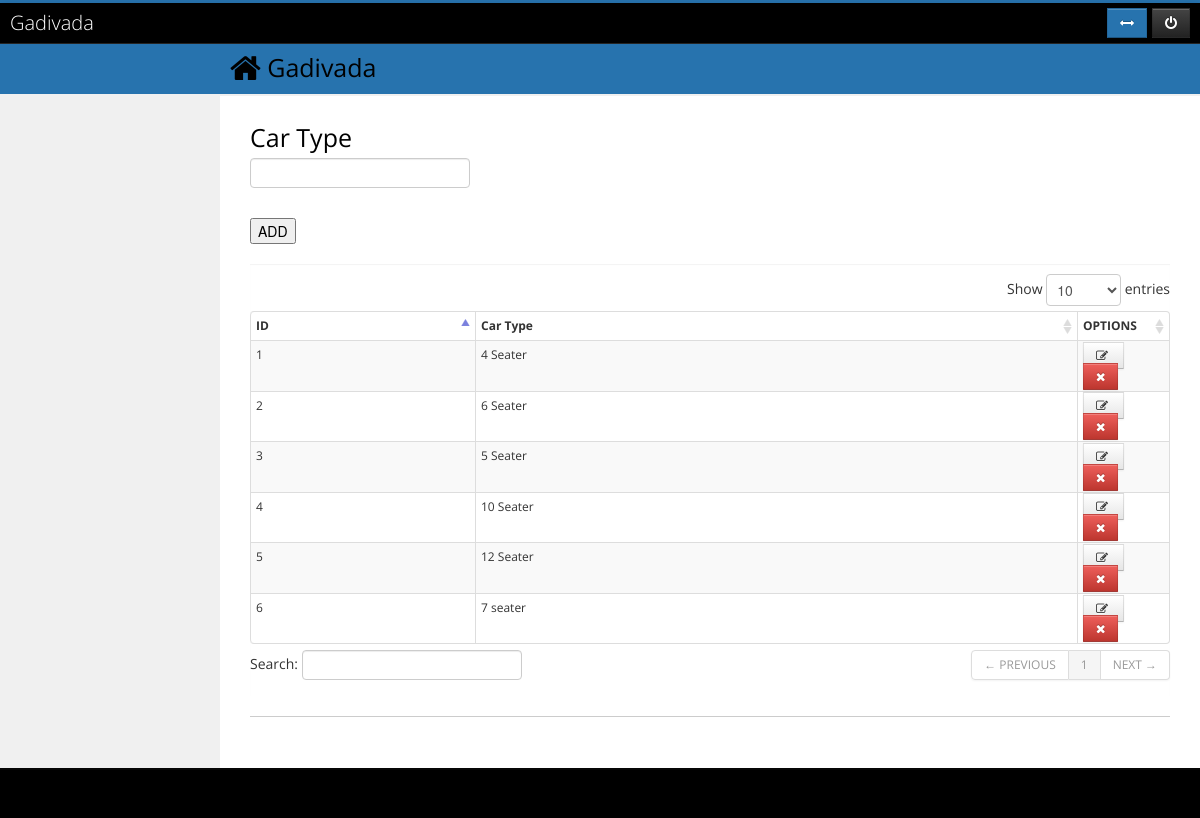
The page /index.php/admin_c/car_type on the database its author committed.
### tables this page shows
CREATE TABLE IF NOT EXISTS `car_type` (
  `ID` int(11) NOT NULL AUTO_INCREMENT,
  `TYPE_NAME` varchar(100) DEFAULT NULL,
  PRIMARY KEY (`ID`)
);

### application/controllers/admin_c.php (called while the page is built, shortened)
<?php if ( ! defined('BASEPATH')) exit('No direct script access allowed');
class Admin_c extends CI_Controller {
	function __construct()
	{
		$this->load->model('admin_m');
		$this->load->model('city_m');
		$this->load->model('car_type_m');
		$this->load->model('area_m');
		$this->load->model('car_model_m');
		$this->load->model('features_m');
		$this->load->model('packages_m');
		$this->load->model('discounts_m');
		$this->load->model('pricing_m');
		$this->load->model('cancellation_m');
	}
	function car_type()
	{
		$data['type']='active';
		$data['car_type'] = $this->car_type_m->get_all_car_type();
		$this->load->view('admin/car_type',$data);
	}
}
?>

### index.php (called while the page is built, shortened)
<?php
require_once BASEPATH.'core/CodeIgniter.php';

### application/models/car_type_m.php (called while the page is built, shortened)
<?php
Class Car_type_m extends CI_Model{
	function get_all_car_type($type='')
	{
		$this->db->distinct();
		$this->db->select('*');
		$query=$this->db->get('car_type')->result();
		return $query;
	}
}

### application/views/admin/car_type.php (the view, shortened to what this page needs)
			<h2>Car Type</h2>
			<form name='cartypeform' id='cartypeform' method='post'
				  action='<?php echo base_url()?>admin/car_type'>
					<input type='text' name='cartype' id='cartype'><br>
					<input type="hidden" name='cartypeid' id='cartypeid'><br>
					<input type='submit' name='submitcartype' id='submitcartype' value='ADD'>
			</form>
<div id="collapse4" class="body">
	<table id="dataTable" class="table table-bordered table-condensed table-hover table-striped">
		<thead>
			<tr>
				<th>ID</th>
				<th>Car Type</th>
				<th width="10%">OPTIONS</th>
			</tr>
		</thead>
		<tbody>
			<?php $numbers = 1;
			foreach($car_type as $c)
			{
				echo '<tr>
				<td>'.$numbers.'</td>
				<td>'.$c->TYPE_NAME.'</td>
				<td>
				<a href="javascript: editcartype('.$c->ID.')" class="ajax btn edit" alt="Edit">
				<i class="icon-edit"></i>
				</a>&nbsp;&nbsp;
				<a href="'.base_url().'ajax/delete_car_type/'.$c->ID.'" class="delete_btn btn btn-danger remove" title="'.$c->TYPE_NAME.'">
				<i class="icon-remove"></i>
				</a>
				</td>
				</tr>';
				$numbers ++ ;
			}  ?>
		</tbody>
	</table>
</div>

### css/style.css (style rules this page uses)
html,body,div,span,applet,object,iframe,h1,h2,h3,h4,h5,h6,p,blockquote,pre,a,abbr,acronym,address,big,cite,code,del,dfn,em,img,ins,kbd,q,s,samp,small,strike,strong,sub,sup,tt,var,b,u,i,dl,dt,dd,ol,nav ul,nav li,fieldset,form,label,legend,table,caption,tbody,tfoot,thead,tr,th,td,article,aside,canvas,details,embed,figure,figcaption,footer,header,hgroup,menu,nav,output,ruby,section,summary,time,mark,audio,video { margin:0;border:0;font-size:100%;font:inherit;vertical-align:baseline; }
table { border-collapse:collapse;border-spacing:0; }
a { text-decoration:none; }
body { font-family: 'Raleway', sans-serif; background: #000000; }
.box a { font-size:1em; text-transform:uppercase; display: inline; transition: 0.5s ease; -o-transition: 0.5s ease; -webkit-transition: 0.5s ease; }

### assets/css/style.css (style rules this page uses)
html, body { height: 100%; }
body { visibility:hidden; font-family: 'Open Sans', sans-serif; }
.box .body, .box .block { padding: 10px 0; -webkit-box-shadow: inset 0 1px 1px rgba(0, 0, 0, 0.05); -moz-box-shadow: inset 0 1px 1px rgba(0, 0, 0, 0.05); box-shadow: inset 0 1px 1px rgba(0, 0, 0, 0.05); }
.btn { -webkit-border-radius: 0; -moz-border-radius: 0; border-radius: 0; }

### css/custom.css (style rules this page uses)
body { visibility:hidden; }
body { margin: 0; font-family: 'Open Sans', Arial, sans-serif; font-size: 12px; line-height: 20px; color: #333333; background-color: #ffffff; }
h1, h2, h3 { font-weight: normal; margin: 0 0 10px; }
h2 { font-size: 18px; color: #000000; line-height: 22px; }
h2 { font-size: 25px; line-height: 22px; color: black; margin: 0 0 10px; }

### rows shown on the page
car_type: TYPE_NAME "4 Seater"
car_type: TYPE_NAME "6 Seater"
car_type: TYPE_NAME "5 Seater"
car_type: TYPE_NAME "10 Seater"
car_type: TYPE_NAME "12 Seater"
car_type: TYPE_NAME "7 seater"
